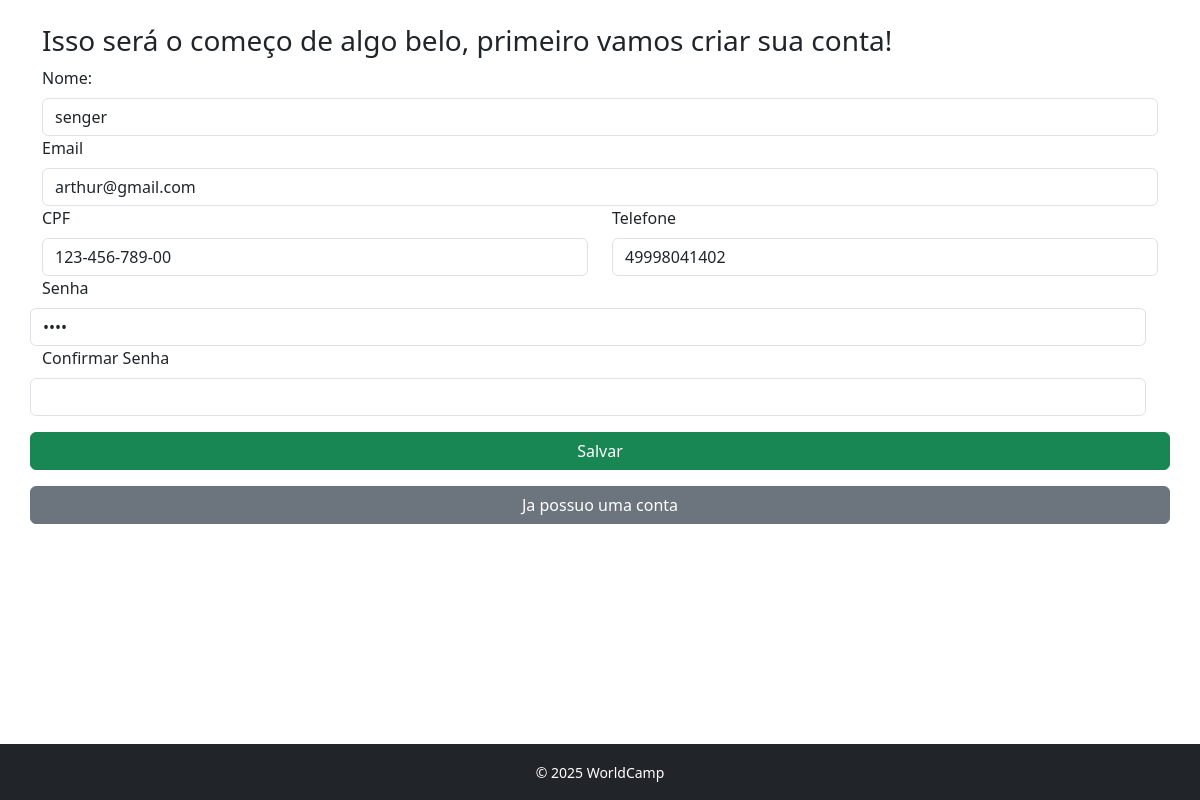
The page /usuario/criarConta.php?id=7 on the database its author committed.
### tables this page shows
CREATE TABLE IF NOT EXISTS `usuarios` (
  `Id` int NOT NULL AUTO_INCREMENT,
  `nome` varchar(50) NOT NULL DEFAULT '0',
  `email` varchar(50) NOT NULL DEFAULT '0',
  `cpf` varchar(50) NOT NULL DEFAULT '',
  `telefone` varchar(50) NOT NULL DEFAULT '',
  `senha` varchar(50) NOT NULL DEFAULT '',
  PRIMARY KEY (`Id`)
);

### database/db.class.php (called while the page is built, shortened)
<?php
class db
{
    private $host = "localhost";
    private $user = "root";
    private $password = "";
    private $port = "3306";
    private $dbname = "WorldCamp";
    public function conn()
    {
        try {
            $conn = new PDO(
                "mysql:host=$this->host;dbname=$this->dbname;port=$this->port",
                $this->user,
                $this->password,
                [
                    PDO::ATTR_ERRMODE => PDO::ERRMODE_EXCEPTION,
                    PDO::MYSQL_ATTR_INIT_COMMAND => "SET NAMES utf8"
                ]
            );
            return $conn;
        } catch (PDOException $e) {
            echo "Erro: " . $e->getMessage();
            exit;
        }
    }
    public function find($id)
    {
        $conn = $this->conn();
        $sql = "SELECT * FROM usuarios WHERE id = ?";
        $st = $conn->prepare($sql);
        $st->execute([$id]);
        return $st->fetchObject();
    }
}
?>

### usuario/criarConta.php (the view, shortened to what this page needs)
<?php
include '../header.php';
include '../database/db.class.php';
$db = new db();
if (!empty($_GET['id'])) {
    $data = $db->find($_GET['id']);
}
?>
<h3>Isso será o começo de algo belo, primeiro vamos criar sua conta!</h3>
<form action="" method="post">
    <div class="row">
        <div class="col-0">
            <label for="nome" class="form-label">Nome:</label>
            <input type="text" class="form-control" id="nome" name="nome" value="<?= $data->nome ?? '' ?>" required>
        </div>
        <div class="col-0">
            <label for="email" class="form-label">Email</label>
            <input type="email" class="form-control" id="email" name="email" value="<?= $data->email ?? '' ?>" required>
        </div>
    </div>
    <div class="row">
        <div class="col">
            <label for="cpf" class="form-label">CPF</label>
            <input type="text" class="form-control" id="cpf" name="cpf" value="<?= $data->cpf ?? '' ?>" required>
        </div>
        <div class="col">
            <label for="telefone" class="form-label">Telefone</label>
            <input type="text" class="form-control" id="telefone" name="telefone" value="<?= $data->telefone ?? '' ?>" required>
        </div>
        <div class="row">
            <label for="senha" class="form-label">Senha</label>
            <input type="password" class="form-control" id="senha" name="senha" value="<?= $data->senha ?? '' ?>" required>
        </div>
        <div class="row">
            <label for="senha" class="form-label">Confirmar Senha</label>
            <input type="password" class="form-control" id="c_senha" name="c_senha" required>
        </div>
    </div>
    <div class="row">
        <button type="submit" class="btn btn-success mt-3">Salvar</button>
        <a href="./login.php" class="btn btn-secondary mt-3">Ja possuo uma conta</a>
    </div>
</form>
<?php
include '../footer.php';
?>

### rows shown on the page
usuarios: nome "senger", email "arthur@gmail.com", cpf "123-456-789-00", telefone "49998041402"
